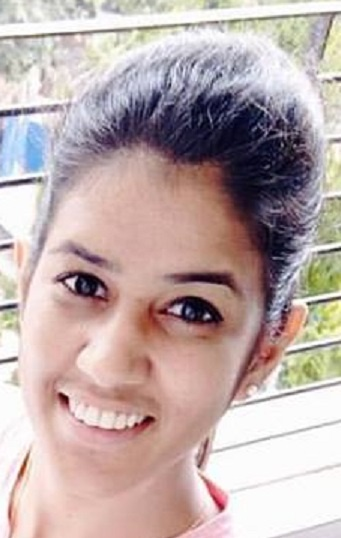
#> input picture data/without_mask/without_mask_1006.jpg, 341 x 538 px
$ python train_mask_classifier.py
#> lines starting #> are read from the running program, lines starting #| are printed output that depends on the picture
import os
import argparse
import cv2
import glob
import numpy as np
from sklearn.svm import LinearSVC
from sklearn.pipeline import Pipeline
from sklearn.preprocessing import StandardScaler
from sklearn.metrics import classification_report
from sklearn.model_selection import train_test_split
from joblib import dump

def hog_features(img_gray):
    hog = cv2.HOGDescriptor(_winSize=(96,96),
                            _blockSize=(32,32),
                            _blockStride=(16,16),
                            _cellSize=(16,16),
                            _nbins=9)
    img_gray = cv2.resize(img_gray, (96,96))
    return hog.compute(img_gray).reshape(-1)

def load_images_in_dir(d):
    paths = []
    for ext in ("*.jpg","*.jpeg","*.png","*.bmp"):
        paths.extend(glob.glob(os.path.join(d, ext)))
    return paths

def build_dataset(base_dir):
#> called with base_dir = 'data'
    X, y = [], []
    for label_name, label in [("without_mask", 0), ("with_mask", 1)]:
        cls_dir = os.path.join(base_dir, label_name)
        for p in load_images_in_dir(cls_dir):
            img = cv2.imread(p)
#> img is the input picture: shape (538, 341, 3); mean B, G, R 170, 171.7, 189.7
            if img is None: continue
            gray = cv2.cvtColor(img, cv2.COLOR_BGR2GRAY)
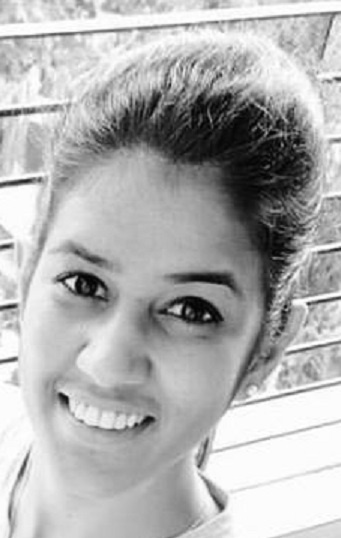
#> gray: shape (538, 341); min 2, max 255, mean 176.8
            feat = hog_features(gray)
#> in hog_features, `img_gray = cv2.resize(img_gray, (96,96))`:
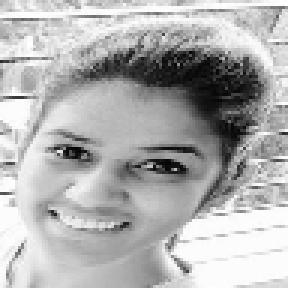
#> img_gray: shape (96, 96) (shown 3 times larger); min 4, max 255, mean 176.7
#> feat = 900 values, max 0.324 at index 868, min 0.00455 at index 898, mean 0.151
            X.append(feat); y.append(label)
#> pass 2 of the loop in build_dataset, `for label_name, label in [("without_mask", 0), ("with_mask", 1)]:`:
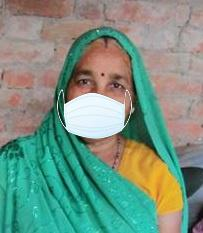
#> input picture data/with_mask/with_mask_1014.jpg, 203 x 233 px
#> in build_dataset, img is the input picture: shape (233, 203, 3); mean B, G, R 130.2, 146.6, 119.4
#> in build_dataset, `gray = cv2.cvtColor(img, cv2.COLOR_BGR2GRAY)`:
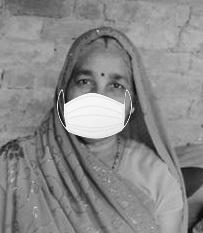
#> gray: shape (233, 203); min 4, max 254, mean 136.6
#> in hog_features (call 2), `img_gray = cv2.resize(img_gray, (96,96))`:
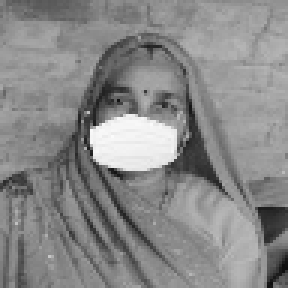
#> img_gray: shape (96, 96) (shown 3 times larger); min 14, max 251, mean 136.5
#> feat = 900 values, max 0.333 at index 799, min 0.00908 at index 300, mean 0.147
    return np.array(X), np.array(y)

if __name__ == "__main__":
    ap = argparse.ArgumentParser()
    ap.add_argument("--data_dir", default="data", help="root with with_mask/ and without_mask/")
    ap.add_argument("--out", default="models/mask_svm.joblib")
    args = ap.parse_args()

    X, y = build_dataset(args.data_dir)
#> y = [0, 1]
    if len(X) == 0:
        raise SystemExit("No training images found. Put images under data/with_mask and data/without_mask")

#> (the run stopped early here; a loop or call above may not have finished)
